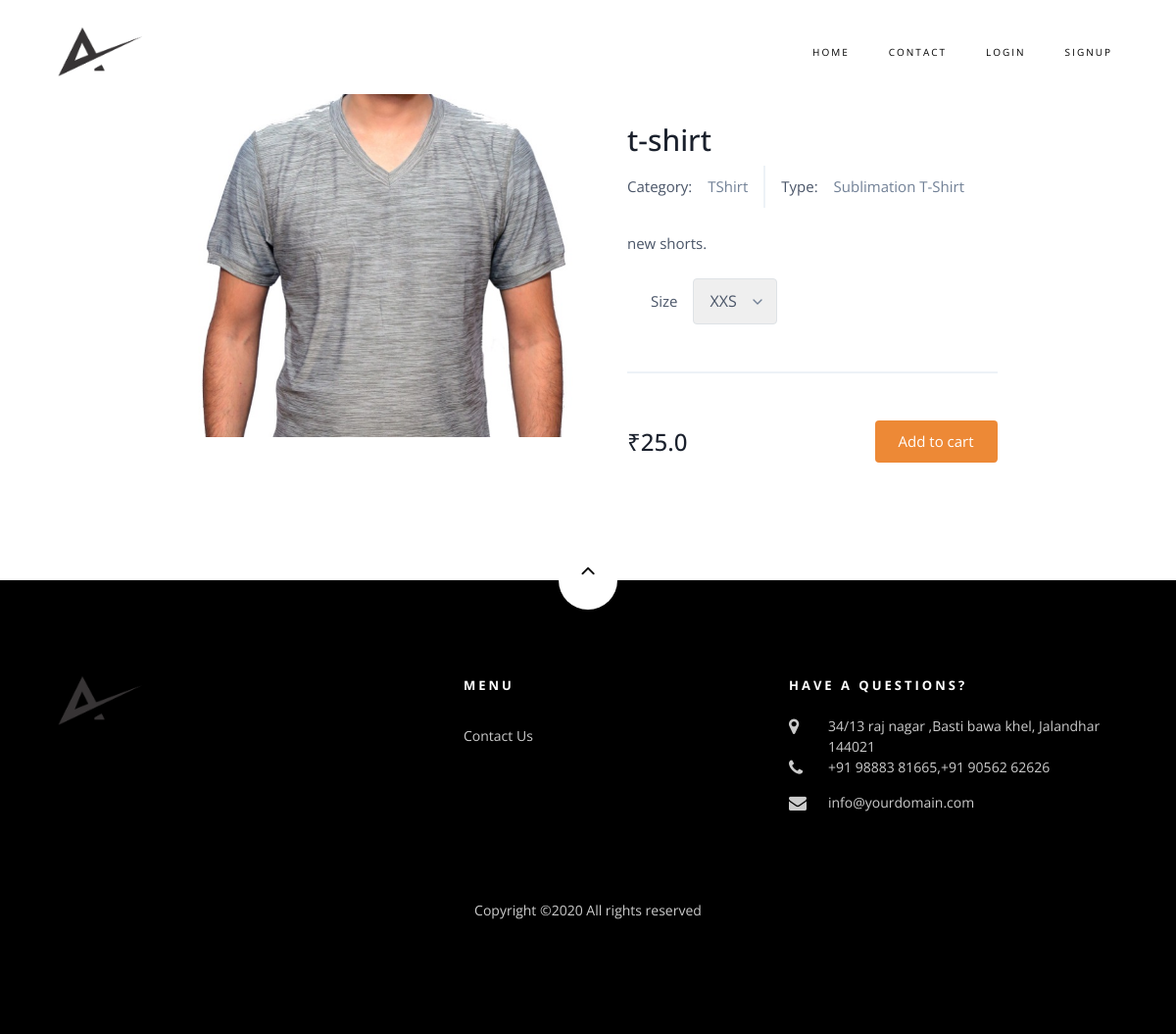
/product/1/, run on the app's committed database.
### core/models.py (models this page shows, shortened)
class Item(models.Model):
    title=models.CharField(max_length=100)
    price=models.FloatField()
    discount_price = models.FloatField(blank=True, null=True)
    category = models.CharField(choices=CATEGORY_CHOICES, max_length=50)
    typechoice = models.CharField(choices=TYPE_CHOICE, max_length=50)
    slug = models.SlugField()
    description = models.TextField()
    image = models.ImageField()
    def get_add_to_cart_url(self):
        return reverse("core:add-to-cart", kwargs={
            'slug': self.slug,
        })

### core/views.py (the view)
# urls.py: path('product/<slug>/',ItemDetailView.as_view(),name='product'),
class ItemDetailView(DetailView):
    model=Item
    template_name='product.html'

### templates/product.html (shortened to what this page needs)
{% load static %}
<!DOCTYPE html>
<html lang="en">
  <head>
    <link rel="stylesheet" href="{%static 'css/open-iconic-bootstrap.min.css' %}">
    <link rel="stylesheet" href="{%static 'css/animate.css' %}">
    <link rel="stylesheet" href="{%static 'css/owl.carousel.min.css' %}">
    <link rel="stylesheet" href="{%static 'css/owl.theme.default.min.css' %}">
    <link rel="stylesheet" href="{%static 'css/magnific-popup.css' %}">
    <link rel="stylesheet" href="{%static 'css/aos.css' %}">
    <link rel="stylesheet" href="{%static 'css/ionicons.min.css' %}">
    <link rel="stylesheet" href="{%static 'css/bootstrap-datepicker.css' %}">
    <link rel="stylesheet" href="{%static 'css/jquery.timepicker.css' %}">
    <link href="https://unpkg.com/tailwindcss@^1.0/dist/tailwind.min.css" rel="stylesheet">
    <link rel="stylesheet" href="{%static 'css/flaticon.css' %}">
    <link rel="stylesheet" href="{%static 'css/icomoon.css' %}">
    <link rel="stylesheet" href="{%static 'css/style.css' %}">
    <link rel="stylesheet" href="{%static 'css/flaticon.css' %}">
    <link rel="stylesheet" href="{%static 'css/icomoon.css' %}">
    <link rel="stylesheet" href="{%static 'css/style.css' %}">
  </head>
  <body class="goto-here">
    <nav class="navbar navbar-expand-lg navbar-dark ftco_navbar bg-dark ftco-navbar-light" id="ftco-navbar">
	    <div class="container">
	      <a class="navbar-brand" href="{% url 'core:home' %}"><img height="50px" width="100px" src="{% static 'logo/ambika.png' %}"></a>
	      <div class="collapse navbar-collapse" id="ftco-nav">
	        <ul class="navbar-nav ml-auto">
	          <li class="nav-item active"><a href="{% url 'core:home' %}" class="nav-link">Home</a></li>
	          <li class="nav-item"><a href="contact.html" class="nav-link">Contact</a></li>
	          {% if request.user.is_authenticated %}
            <li class="nav-item"><a href="{% url 'account_logout' %}" class="nav-link">Logout</a></li>
            <li class="nav-item cta cta-colored"><a href="{% url 'core:order-summary' %}" class="nav-link"><span class="icon-shopping_cart"></span></a></li>
            {% else %}
            <li class="nav-item"><a href="{% url 'account_login' %}" class="nav-link">Login</a></li>
            <li class="nav-item"><a href="{% url 'account_signup' %}" class="nav-link">Signup</a></li>
            {% endif %}
	        </ul>
	      </div>
	    </div>
	  </nav>
<section class="text-gray-700 body-font overflow-hidden">
  <div class="container px-5 py-24 mx-auto">
    <div class="lg:w-4/5 mx-auto flex flex-wrap">
      <img alt="ecommerce" class="lg:w-1/2 w-full lg:h-auto h-64 object-cover object-center rounded" style="height:350px;" src="{{object.image.url}}">
      <div class="lg:w-1/2 w-full lg:pl-10 lg:py-6 mt-6 lg:mt-0">
        <h1 class="text-gray-900 text-3xl title-font font-medium mb-1">{{object.title}}</h1>
        <div class="flex mb-4">
          <span class="flex items-center">
            Category:
            <span class="text-gray-600 ml-3">{{object.category}}</span>
          </span>
          <span class="flex ml-3 pl-3 py-2 border-l-2 border-gray-200">
            Type:
            <span class="text-gray-600 ml-3">{{object.typechoice}}</span>
          </span>
        </div>
        <p class="leading-relaxed">{{object.description}}.</p>
        <div class="flex mt-6 items-center pb-5 border-b-2 border-gray-200 mb-5">
          <div class="flex ml-6 items-center">
            <span class="mr-3">Size</span>
            <div class="relative">
            <form action="POST">
            <select id="sizeview" class="rounded border appearance-none border-gray-400 py-2 focus:outline-none focus:border-orange-500 text-base pl-3 pr-10">
                <option value="XXS">XXS</option>
              </select>
              </form>
              <span class="absolute right-0 top-0 h-full w-10 text-center text-gray-600 pointer-events-none flex items-center justify-center">
              </span>
            </div>
          </div>
        </div>
        <div class="flex">
          <span class="title-font font-medium text-2xl text-gray-900">&#8377;{{object.price}}</span>
                    <a id="addtocart" class="flex ml-auto text-white bg-orange-500 border-0 py-2 px-6 focus:outline-none hover:bg-orange-600 rounded">Add to cart</a>
        </div>
      </div>
    </div>
  </div>
</section>
 <footer class="ftco-footer ftco-section">
      <div class="container">
      	<div class="row">
      		<div class="mouse">
						<a href="#" class="mouse-icon">
							<div class="mouse-wheel"><span class="ion-ios-arrow-up"></span></div>
						</a>
					</div>
      	</div>
        <div class="row mb-5">
          <div class="col-md">
            <div class="ftco-footer-widget mb-4">
              <h2 class="ftco-heading-2"><img height="50px" width="100px" src="{% static 'logo/ambika.png' %}"></h2>
            </div>
          </div>
          <div class="col-md">
            <div class="ftco-footer-widget mb-4 ml-md-5">
              <h2 class="ftco-heading-2">Menu</h2>
              <ul class="list-unstyled">
              <li><a href="{% url 'core:contact' %}" class="py-2 d-block">Contact Us</a></li>
              </ul>
            </div>
          </div>
          <div class="col-md">
            <div class="ftco-footer-widget mb-4">
            	<h2 class="ftco-heading-2">Have a Questions?</h2>
            	<div class="block-23 mb-3">
	              <ul>
	                <li><span class="icon icon-map-marker"></span><span class="text">34/13 raj nagar ,Basti bawa khel, Jalandhar 144021</span></li>
	                <li><a href="#"><span class="icon icon-phone"></span><span class="text">+91 98883 81665,+91 90562 62626</span></a></li>
	                <li><a href="#"><span class="icon icon-envelope"></span><span class="text">info@yourdomain.com</span></a></li>
	              </ul>
	            </div>
            </div>
          </div>
        </div>
        <div class="row">
          <div class="col-md-12 text-center">
            <p>
						  Copyright &copy;<script>document.write(new Date().getFullYear());</script> All rights reserved
						</p>
          </div>
        </div>
      </div>
    </footer>
  </body>
</html>

### static_in_env/css/icomoon.css (style rules this page uses)
[class^="icon-"], [class*=" icon-"] { font-family: 'icomoon' !important; speak: none; font-style: normal; font-weight: normal; font-variant: normal; text-transform: none; line-height: 1; -webkit-font-smoothing: antialiased; -moz-osx-font-smoothing: grayscale; }
.icon-map-marker:before { content: "\f041"; }
.icon-phone:before { content: "\f095"; }
.icon-envelope:before { content: "\f0e0"; }

### data on the page
Item: image (picture), title "t-shirt", category "TShirt", typechoice "Sublimation T-Shirt", description "new shorts", price "25.0"
